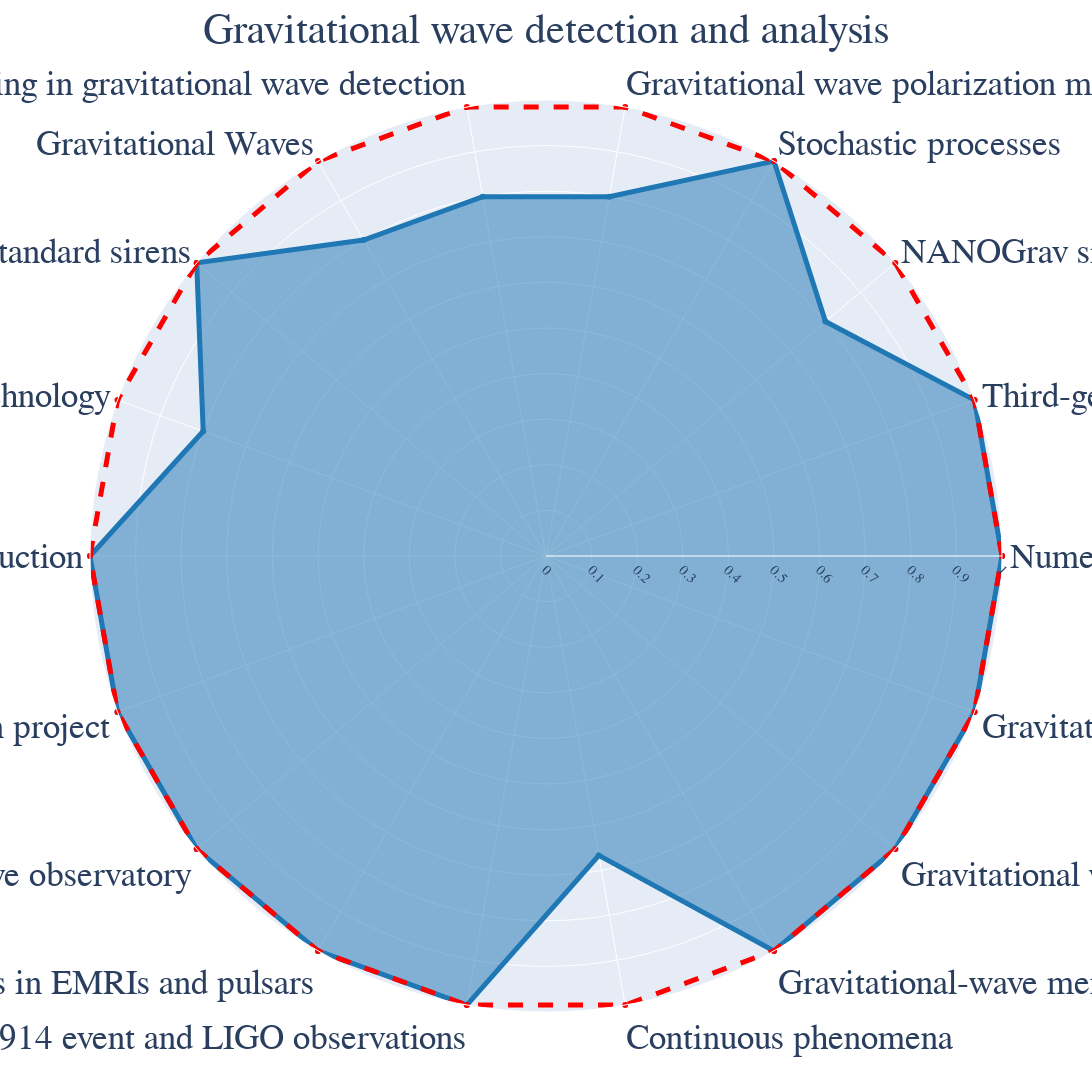

The notebook cell saved with this chart:
### Code cell
all_results_by_id = {x['superfeature']: x for x in all_results}
keys = ['Gravitational wave detection and analysis'] 
plot_results = {key: all_results_by_id[key] for key in keys}

plot_single_radar_chart(plot_results, base_font_size=14)

### Figure 1 — Plotly figure (JSON) as saved in the notebook; plotly's stock layout.template omitted (floating-point values rounded to 4 significant figures)
{"data": [{"fill": "toself", "line": {"color": "rgb(31, 119, 180)", "width": 5}, "name": "Individual Features", "r": [1, 1, 0.8, 1, 0.8, 0.8, 0.8, 1, 0.8, 1, 1, 1, 1, 1, 0.6667, 1, 1, 1, 1], "showlegend": false, "theta": ["Numerical relativity in binary systems", "Third-generation gravitational wave detectors", "NANOGrav signal interpretations", "Stochastic processes", "Gravitational wave polarization modes", "Deep learning in gravitational wave detection", "Gravitational Waves", "Gravitational waves as standard sirens", "Gravitational wave detection technology", "Gravitational-wave noise reduction", "TianQin project", "KAGRA gravitational-wave observatory", "Gravitational waves in EMRIs and pulsars", "GW150914 event and LIGO observations", "Continuous phenomena", "Gravitational-wave memory effect", "Gravitational wave follow-up observations", "Gravitational waves detection methods", "Numerical relativity in binary systems"], "type": "scatterpolar"}, {"line": {"color": "red", "dash": "dash", "width": 5}, "name": "Family F1 (base)", "r": [1, 1, 1, 1, 1, 1, 1, 1, 1, 1, 1, 1, 1, 1, 1, 1, 1, 1, 1], "showlegend": false, "theta": ["Numerical relativity in binary systems", "Third-generation gravitational wave detectors", "NANOGrav signal interpretations", "Stochastic processes", "Gravitational wave polarization modes", "Deep learning in gravitational wave detection", "Gravitational Waves", "Gravitational waves as standard sirens", "Gravitational wave detection technology", "Gravitational-wave noise reduction", "TianQin project", "KAGRA gravitational-wave observatory", "Gravitational waves in EMRIs and pulsars", "GW150914 event and LIGO observations", "Continuous phenomena", "Gravitational-wave memory effect", "Gravitational wave follow-up observations", "Gravitational waves detection methods", "Numerical relativity in binary systems"], "type": "scatterpolar"}], "layout": {"annotations": [{"font": {"family": "Palatino", "size": 42}, "showarrow": false, "text": "Gravitational wave detection and analysis", "x": 0.5, "xanchor": "center", "xref": "paper", "y": 1.05, "yanchor": "bottom", "yref": "paper"}], "font": {"family": "Palatino", "size": 14}, "height": 1200, "paper_bgcolor": "white", "plot_bgcolor": "white", "polar": {"angularaxis": {"tickfont": {"size": 35}}, "domain": {"x": [0, 1], "y": [0, 1]}, "radialaxis": {"range": [0, 1], "tickangle": 45, "tickfont": {"size": 14}}}, "showlegend": true, "width": 2550}}
